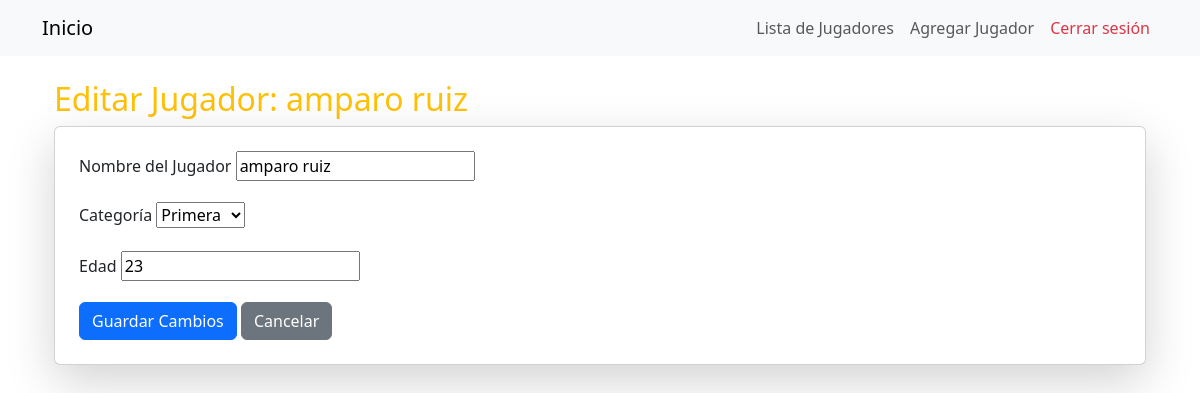
Page /jugadores/editar/5/ (signed in) on the committed database.
### jugadores/models.py (models this page shows, shortened)
class Jugador(models.Model):
    CATEGORIAS = [
        ('1ra', 'Primera'),
        ('2da', 'Segunda'),
        ('3ra', 'Tercera'),
        ('4ta', 'Cuarta'),
        ('5ta', 'Quinta'),
        ('6ta', 'Sexta'),
        ('7ma', 'Séptima'),
        ('8va', 'Octava'),
    ]
    nombre = models.CharField(max_length=100)
    categoria = models.CharField(max_length=3, choices=CATEGORIAS, default='8va')
    edad = models.IntegerField()
    email = models.EmailField(null=True, blank=True)

### jugadores/views.py (the view)
# urls.py: path('jugadores/editar/<int:id>/', views.editar_jugador, name='editar_jugador'),
@login_required
def editar_jugador(request, id):
    jugador = get_object_or_404(Jugador, id=id)
    if request.method == 'POST':
        form = JugadorForm(request.POST, instance=jugador)
        if form.is_valid():
            form.save()
            return redirect('lista_jugadores')
    else:
        form = JugadorForm(instance=jugador)
    return render(request, 'jugadores/editar.html', {'form': form, 'jugador': jugador})

### jugadores/forms.py (shortened to what this page needs)
class JugadorForm(forms.ModelForm):
    class Meta:
        model = Jugador
        fields = ['nombre', 'categoria', 'edad']

### jugadores/templates/jugadores/editar.html (shortened to what this page needs)
{% extends 'jugadores/base.html' %}
{% block content %}
<div class="container mt-4">
    <h2 class="text-warning">Editar Jugador: {{ jugador.nombre }}</h2>
    <div class="card p-4 shadow-lg">
        <form method="post">
            <div class="mb-3">
                <label for="id_nombre" class="form-label">Nombre del Jugador</label>
                {{ form.nombre }}
            </div>
            <div class="mb-3">
                <label for="id_categoria" class="form-label">Categoría</label>
                {{ form.categoria }}
            </div>
            <div class="mb-3">
                <label for="id_edad" class="form-label">Edad</label>
                {{ form.edad }}
            </div>
            <button type="submit" class="btn btn-primary">Guardar Cambios</button>
            <a href="{% url 'lista_jugadores' %}" class="btn btn-secondary">Cancelar</a>
        </form>
    </div>
</div>
{% endblock %}

### rows in the picture
Jugador: nombre "amparo ruiz", categoria "Primera", edad "23"
